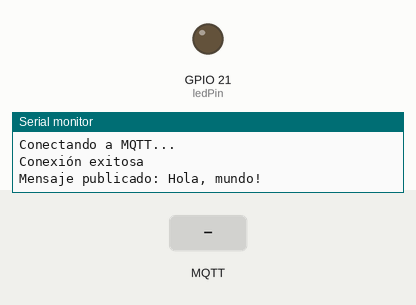
Simulated run of this sketch. Board: ESP32. Shown: output pins drawn as LEDs (lit = HIGH), the last lines printed to the serial monitor. The inputs (shaded band) are chosen by the test bench. WiFi joins after 1.5 s; servers stay silent unless stated; no MQTT or app messages arrive unless stated.

Above: at 3.2 s.
3.3 s: MQTT message "1" arrives on the first subscribed topic
At 8.2 s:
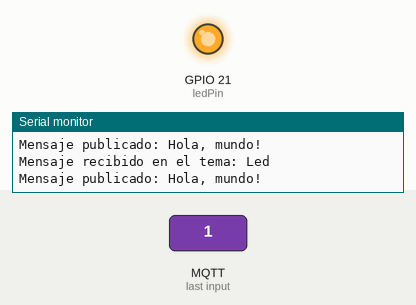
8.5 s: MQTT message "0" arrives on the first subscribed topic
At 13.3 s:
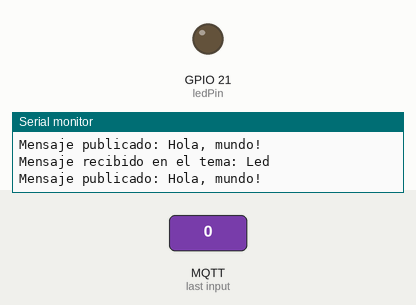
Timing chart, 0 to 14.8 s (numbered marks = the images above; inputs shaded):
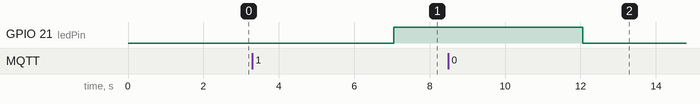

Measured:
- after the input at 3.3 s, GPIO 21 (ledPin): LOW → HIGH after 3.8 s
- after the input at 8.5 s, GPIO 21 (ledPin): HIGH → LOW after 3.6 s

The sketch:

Publish.ino
```cpp
#include <WiFi.h>
#include <PubSubClient.h>

const char* ssid = "Estudiantes";
const char* password = "UV-2021$";
const char* mqtt_server = "34.141.155.221";
const int mqtt_port = 1883;
const char* mqtt_user = "kevin";
const char* mqtt_password = "kevin";
const char* topic = "Led";

WiFiClient espClient;
PubSubClient client(espClient);
int ledPin = 21;

void setup() {
  pinMode(ledPin, OUTPUT);
  Serial.begin(115200);
  WiFi.begin(ssid, password);
  while (WiFi.status() != WL_CONNECTED) {
    delay(1000);
    Serial.println("Conectando a WiFi...");
  }
  Serial.println("Conexión WiFi exitosa");
  client.setServer(mqtt_server, mqtt_port);
  client.setCallback(callback);

  connectToMQTT();
}

void loop() {
  if (!client.connected()) {
    connectToMQTT();
  }
  client.loop();

  // Ejemplo de publicación de mensaje
  publishMessage("Hola, mundo!");
  delay(5000); // Esperar 5 segundos antes de publicar otro mensaje
}

void callback(char* topic, byte* payload, unsigned int length) {
  Serial.print("Mensaje recibido en el tema: ");
  Serial.println(topic);
  if (payload[0] == '1') {
    digitalWrite(ledPin, HIGH);
  } else if (payload[0] == '0') {
    digitalWrite(ledPin, LOW);
  }
}

void connectToMQTT() {
  while (!client.connected()) {
    Serial.println("Conectando a MQTT...");
    if (client.connect("esp32-client", mqtt_user, mqtt_password)) {
      Serial.println("Conexión exitosa");
      client.subscribe(topic);
    } else {
      Serial.print("Error al conectarse al servidor MQTT: ");
      Serial.println(client.state());
      delay(2000);
    }
  }
}

void publishMessage(const char* message) {
  if (client.connected()) {
    client.publish(topic, message);
    Serial.println("Mensaje publicado: " + String(message));
  } else {
    Serial.println("Error: no se puede publicar el mensaje. No se encuentra conectado al servidor MQTT.");
  }
}
```
